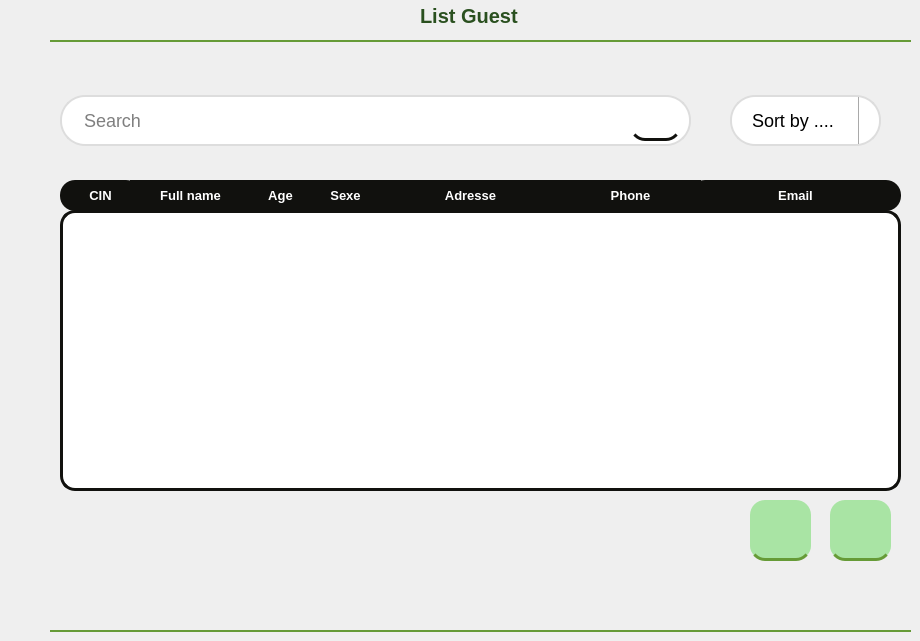
        <widget class="QWidget" name="accueil">
         <property name="styleSheet">
          <string notr="true">#accueil {
background: rgba(0, 0, 0, 0.0);

}</string>
         </property>
         <widget class="QTableView" name="tableView">
          <property name="geometry">
           <rect>
            <x>60</x>
            <y>210</y>
            <width>841</width>
            <height>281</height>
           </rect>
          </property>
          <property name="styleSheet">
           <string notr="true">background:white;
border:3px solid #11110E;
border-radius: 15px 15px 50px 50px;</string>
          </property>
         </widget>
         <widget class="QLabel" name="label_adresseGuest">
          <property name="geometry">
           <rect>
            <x>380</x>
            <y>180</y>
            <width>181</width>
            <height>31</height>
           </rect>
          </property>
          <property name="font">
           <font>
            <pointsize>10</pointsize>
            <weight>75</weight>
            <bold>true</bold>
           </font>
          </property>
          <property name="styleSheet">
           <string notr="true">
	color:white;
	background:#11110E;
</string>
          </property>
          <property name="text">
           <string>&lt;html&gt;&lt;head/&gt;&lt;body&gt;&lt;p align=&quot;center&quot;&gt;Adresse&lt;/p&gt;&lt;/body&gt;&lt;/html&gt;</string>
          </property>
         </widget>
         <widget class="QLabel" name="label_nameGuest">
          <property name="geometry">
           <rect>
            <x>130</x>
            <y>180</y>
            <width>121</width>
            <height>31</height>
           </rect>
          </property>
          <property name="font">
           <font>
            <pointsize>10</pointsize>
            <weight>75</weight>
            <bold>true</bold>
           </font>
          </property>
          <property name="styleSheet">
           <string notr="true">
	color:white;
	background:#11110E;
</string>
          </property>
          <property name="text">
           <string>&lt;html&gt;&lt;head/&gt;&lt;body&gt;&lt;p align=&quot;center&quot;&gt;Full name&lt;/p&gt;&lt;/body&gt;&lt;/html&gt;</string>
          </property>
         </widget>
         <widget class="QLabel" name="label_genderGuest">
          <property name="geometry">
           <rect>
            <x>310</x>
            <y>180</y>
            <width>71</width>
            <height>31</height>
           </rect>
          </property>
          <property name="font">
           <font>
            <pointsize>10</pointsize>
            <weight>75</weight>
            <bold>true</bold>
           </font>
          </property>
          <property name="styleSheet">
           <string notr="true">
	color:white;
	background:#11110E;
</string>
          </property>
          <property name="text">
           <string>&lt;html&gt;&lt;head/&gt;&lt;body&gt;&lt;p align=&quot;center&quot;&gt;Sexe&lt;/p&gt;&lt;/body&gt;&lt;/html&gt;</string>
          </property>
         </widget>
         <widget class="QLabel" name="label_cinGuest">
          <property name="geometry">
           <rect>
            <x>60</x>
            <y>180</y>
            <width>81</width>
            <height>31</height>
           </rect>
          </property>
          <property name="font">
           <font>
            <pointsize>10</pointsize>
            <weight>75</weight>
            <bold>true</bold>
           </font>
          </property>
          <property name="styleSheet">
           <string notr="true">
	color:white;
	background:#11110E;
	border-radius:15px;
</string>
          </property>
          <property name="text">
           <string>&lt;html&gt;&lt;head/&gt;&lt;body&gt;&lt;p align=&quot;center&quot;&gt;CIN&lt;/p&gt;&lt;/body&gt;&lt;/html&gt;</string>
          </property>
         </widget>
         <widget class="QLabel" name="label_phoneGuest">
          <property name="geometry">
           <rect>
            <x>560</x>
            <y>180</y>
            <width>141</width>
            <height>31</height>
           </rect>
          </property>
          <property name="font">
           <font>
            <pointsize>10</pointsize>
            <weight>75</weight>
            <bold>true</bold>
           </font>
          </property>
          <property name="styleSheet">
           <string notr="true">
	color:white;
	background:#11110E;
</string>
          </property>
          <property name="text">
           <string>&lt;html&gt;&lt;head/&gt;&lt;body&gt;&lt;p align=&quot;center&quot;&gt;Phone&lt;/p&gt;&lt;/body&gt;&lt;/html&gt;</string>
          </property>
         </widget>
         <widget class="QLabel" name="label_emailGuest">
          <property name="geometry">
           <rect>
            <x>690</x>
            <y>180</y>
            <width>211</width>
            <height>31</height>
           </rect>
          </property>
          <property name="font">
           <font>
            <pointsize>10</pointsize>
            <weight>75</weight>
            <bold>true</bold>
           </font>
          </property>
          <property name="styleSheet">
           <string notr="true">
	color:white;
	background:#11110E;
	border-radius:15px;
</string>
          </property>
          <property name="text">
           <string>&lt;html&gt;&lt;head/&gt;&lt;body&gt;&lt;p align=&quot;center&quot;&gt;Email&lt;/p&gt;&lt;/body&gt;&lt;/html&gt;</string>
          </property>
         </widget>
         <widget class="QLabel" name="label_ageGuest">
          <property name="geometry">
           <rect>
            <x>250</x>
            <y>180</y>
            <width>61</width>
            <height>31</height>
           </rect>
          </property>
          <property name="font">
           <font>
            <pointsize>10</pointsize>
            <weight>75</weight>
            <bold>true</bold>
           </font>
          </property>
          <property name="styleSheet">
           <string notr="true">
	color:white;
	background:#11110E;
</string>
          </property>
          <property name="text">
           <string>&lt;html&gt;&lt;head/&gt;&lt;body&gt;&lt;p align=&quot;center&quot;&gt;Age&lt;/p&gt;&lt;/body&gt;&lt;/html&gt;</string>
          </property>
         </widget>
         <widget class="QComboBox" name="comboBox">
          <property name="geometry">
           <rect>
            <x>730</x>
            <y>80</y>
            <width>151</width>
            <height>81</height>
           </rect>
          </property>
          <property name="styleSheet">
           <string notr="true">QComboBox {
    padding: 12px 20px; /* Padding inside the text box */
    margin: 15px 0; /* Margin around the text box */
    border: 2px solid #ddd; /* Base border color */
    border-radius: 25px; /* Rounded corners */
    font-size: 18px; /* Font size */
    box-shadow: 0 4px 6px rgba(0, 0, 0, 0.1); /* Subtle shadow for depth */
    transition: all 0.3s ease; /* Smooth transition for interactions */
    outline: none; /* Removing default focus outline */
	background: white
}

QComboBox:editable {
    background: white;
margin:-10px
}

QComboBox::drop-down {
    border: none;
    subcontrol-origin: padding;
    subcontrol-position: right;
    width: 20px;
    border-left-width: 1px;
    border-left-color: darkgray;
    border-left-style: solid; /* just a single line */
    border-top-right-radius: 3px; /* same radius as the QComboBox */
    border-bottom-right-radius: 3px;
}

QComboBox::down-arrow {
    image: url(:/images/images/down-arrow.png);
    width: 16px; /* largeur désirée */
    height: 16px; /* hauteur désirée */
}</string>
          </property>
          <item>
           <property name="text">
            <string>Sort by ....</string>
           </property>
          </item>
          <item>
           <property name="text">
            <string>ID</string>
           </property>
          </item>
          <item>
           <property name="text">
            <string>Noun</string>
           </property>
          </item>
          <item>
           <property name="text">
            <string>Age</string>
           </property>
          </item>
         </widget>
         <widget class="Line" name="line_61">
          <property name="geometry">
           <rect>
            <x>50</x>
            <y>40</y>
            <width>861</width>
            <height>2</height>
           </rect>
          </property>
          <property name="styleSheet">
           <string notr="true">background-color:#669B37;
border-width: 1px;
border: 2px solid #669B37;
</string>
          </property>
          <property name="orientation">
           <enum>Qt::Horizontal</enum>
          </property>
         </widget>
         <widget class="QLabel" name="label_326">
          <property name="geometry">
           <rect>
            <x>420</x>
            <y>0</y>
            <width>191</width>
            <height>31</height>
           </rect>
          </property>
          <property name="styleSheet">
           <string notr="true">color: #2A501F;
font-family: 'Athiti';
font-style: normal;
font-weight: 700;
font-size: 20px;
background-color: none;</string>
          </property>
          <property name="text">
           <string>List Guest</string>
          </property>
         </widget>
         <widget class="QLabel" name="label_product_31">
          <property name="geometry">
           <rect>
            <x>380</x>
            <y>0</y>
            <width>31</width>
            <height>31</height>
           </rect>
          </property>
          <property name="font">
           <font>
            <family>Athiti</family>
            <weight>75</weight>
            <italic>false</italic>
            <bold>true</bold>
           </font>
          </property>
          <property name="layoutDirection">
           <enum>Qt::LeftToRight</enum>
          </property>
          <property name="styleSheet">
           <string notr="true">#label {

font-family: 'Athiti';
font-style: normal;
font-weight: 700;
font-size: 20px;
line-height: 32px;
/* identical to box height */
text-align: center;

color: #2A501F;}</string>
          </property>
          <property name="text">
           <string/>
          </property>
          <property name="pixmap">
           <pixmap resource="resources.qrc">:/images/images/list.png</pixmap>
          </property>
          <property name="scaledContents">
           <bool>true</bool>
          </property>
         </widget>
         <widget class="QPushButton" name="supprimer_34">
          <property name="geometry">
           <rect>
            <x>830</x>
            <y>500</y>
            <width>61</width>
            <height>61</height>
           </rect>
          </property>
          <property name="styleSheet">
           <string notr="true">QPushButton{/* Rectangle 9 */

position: absolute;
width: 1200px;
height: 649px;

background: #A9E4A4;
border: none;

/* Events */

position: absolute;
width: 63px;
height: 32px;

font-family: 'Athiti';
font-style: normal;
font-weight: 700;
font-size: 20px;
line-height: 32px;
/* identical to box height */
text-align: center;

color: #2A501F;
border-radius:15px;
border-bottom:3px solid #669B37;
}

QPushButton:hover{
position: absolute;
width: 185px;
height: 56px;

background: #8BD086;
box-shadow: 0px 4px 4px rgba(0, 0, 0, 0.25);
}</string>
          </property>
          <property name="text">
           <string/>
          </property>
          <property name="icon">
           <iconset resource="resources.qrc">
            <normaloff>:/images/images/stat.png</normaloff>:/images/images/stat.png</iconset>
          </property>
          <property name="iconSize">
           <size>
            <width>30</width>
            <height>30</height>
           </size>
          </property>
         </widget>
         <widget class="QPushButton" name="supprimer_35">
          <property name="geometry">
           <rect>
            <x>750</x>
            <y>500</y>
            <width>61</width>
            <height>61</height>
           </rect>
          </property>
          <property name="styleSheet">
           <string notr="true">QPushButton{/* Rectangle 9 */

position: absolute;
width: 1200px;
height: 649px;

background: #A9E4A4;
border: none;

/* Events */

position: absolute;
width: 63px;
height: 32px;

font-family: 'Athiti';
font-style: normal;
font-weight: 700;
font-size: 20px;
line-height: 32px;
/* identical to box height */
text-align: center;

color: #2A501F;
border-radius:15px;
border-bottom:3px solid #669B37;
}

QPushButton:hover{
position: absolute;
width: 185px;
height: 56px;

background: #8BD086;
box-shadow: 0px 4px 4px rgba(0, 0, 0, 0.25);
}</string>
          </property>
          <property name="text">
           <string/>
          </property>
          <property name="icon">
           <iconset resource="resources.qrc">
            <normaloff>:/images/images/ajout.png</normaloff>:/images/images/ajout.png</iconset>
          </property>
          <property name="iconSize">
           <size>
            <width>30</width>
            <height>30</height>
           </size>
          </property>
         </widget>
         <widget class="QLineEdit" name="searchTextBox_17">
          <property name="geometry">
           <rect>
            <x>60</x>
            <y>80</y>
            <width>631</width>
            <height>81</height>
           </rect>
          </property>
          <property name="font">
           <font>
            <pointsize>-1</pointsize>
           </font>
          </property>
          <property name="styleSheet">
           <string notr="true"> width: 300px; /* Width of the text box */
    padding: 12px 20px; /* Padding inside the text box */
    margin: 15px 0; /* Margin around the text box */
    border: 2px solid #ddd; /* Base border color */
    border-radius: 25px; /* Rounded corners */
    font-size: 18px; /* Font size */
    box-shadow: 0 4px 6px rgba(0, 0, 0, 0.1); /* Subtle shadow for depth */
    transition: all 0.3s ease; /* Smooth transition for interactions */
    outline: none; /* Removing default focus outline */
	background-color:white;</string>
          </property>
          <property name="placeholderText">
           <string>Search</string>
          </property>
         </widget>
         <widget class="QPushButton" name="pushButton_69">
          <property name="geometry">
           <rect>
            <x>630</x>
            <y>100</y>
            <width>51</width>
            <height>41</height>
           </rect>
          </property>
          <property name="styleSheet">
           <string notr="true">QPushButton {

   position: absolute;
width: 1200px;
height: 649px;

background:  transparent;
border: none;

/* Events */

position: absolute;
width: 63px;
height: 32px;

font-family: 'Athiti';
font-style: normal;
font-weight: 700;
font-size: 20px;
line-height: 32px;
text-align: center;

color: #2A501F;
border-radius:15px;
border-bottom:3px solid #11110E;
}
</string>
          </property>
          <property name="text">
           <string/>
          </property>
          <property name="icon">
           <iconset resource="resources.qrc">
            <normaloff>:/images/images/search (2).png</normaloff>:/images/images/search (2).png</iconset>
          </property>
          <property name="iconSize">
           <size>
            <width>25</width>
            <height>25</height>
           </size>
          </property>
         </widget>
         <widget class="Line" name="line_50">
          <property name="geometry">
           <rect>
            <x>50</x>
            <y>630</y>
            <width>861</width>
            <height>2</height>
           </rect>
          </property>
          <property name="styleSheet">
           <string notr="true">background-color:#669B37;
border-width: 1px;
border: 2px solid #669B37;
</string>
          </property>
          <property name="orientation">
           <enum>Qt::Horizontal</enum>
          </property>
         </widget>
        </widget>
